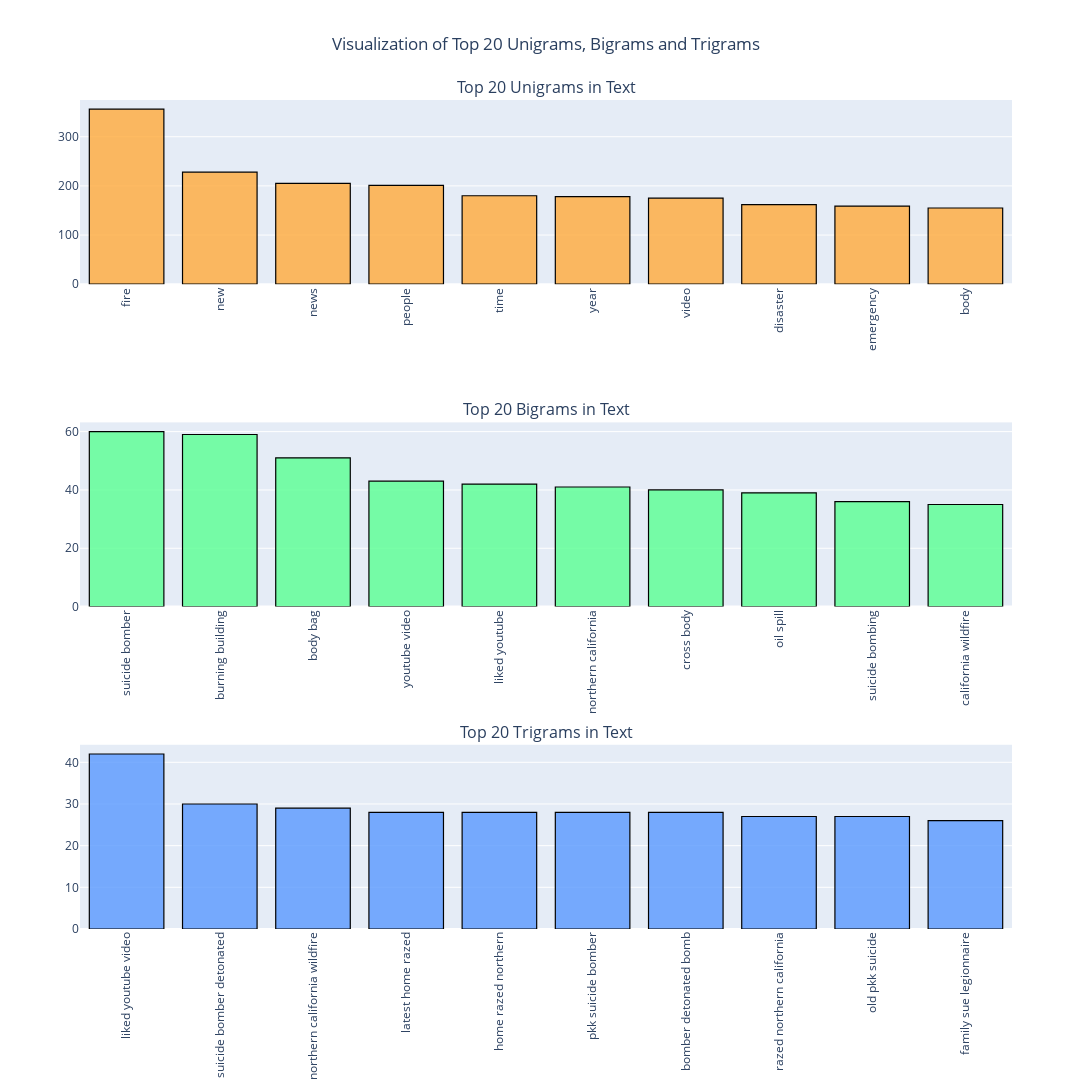

Here is the notebook cell this chart was saved with:
### Code cell
fig = make_subplots(rows=3, cols=1,subplot_titles=("Top 20 Unigrams in Text", "Top 20 Bigrams in Text","Top 20 Trigrams in Text"))
  
fig.add_trace(
  go.Bar(x=common_uni_df["word"],y=common_uni_df["freq"],marker=dict(color= 'rgba(255, 170, 59,0.8)'),marker_line=dict(color='black'),marker_line_width=1.2),
  row=1, col=1
).add_trace(
  go.Bar(x=common_bi_df["word"],y=common_bi_df["freq"],marker=dict(color= 'rgba(89, 255, 147,0.8)'),marker_line=dict(color='black'),marker_line_width=1.2),
  row=2, col=1
).add_trace(
  go.Bar(x=common_tri_df["word"],y=common_tri_df["freq"],marker=dict(color= 'rgba(89, 153, 255,0.8)'),marker_line=dict(color='black'),marker_line_width=1.2),
  row=3, col=1
).update_layout(title_text="Visualization of Top 20 Unigrams, Bigrams and Trigrams",title_x=0.5,showlegend=False,width=1400,height=1600,).update_xaxes(tickangle=-90).show()

# py.plot(fig,filename='Visualization of Top 20 Unigrams, Bigrams and Trigrams',auto_open=False,show_link=False)

### Figure 1 — Plotly figure (JSON) as saved in the notebook; plotly's stock layout.template omitted (floating-point values rounded to 4 significant figures)
{"data": [{"marker": {"color": "rgba(255, 170, 59,0.8)", "line": {"color": "black", "width": 1.2}}, "type": "bar", "x": ["fire", "new", "news", "people", "time", "year", "video", "disaster", "emergency", "body"], "xaxis": "x", "y": [356, 228, 205, 201, 180, 178, 175, 162, 159, 155], "yaxis": "y"}, {"marker": {"color": "rgba(89, 255, 147,0.8)", "line": {"color": "black", "width": 1.2}}, "type": "bar", "x": ["suicide bomber", "burning building", "body bag", "youtube video", "liked youtube", "northern california", "cross body", "oil spill", "suicide bombing", "california wildfire"], "xaxis": "x2", "y": [60, 59, 51, 43, 42, 41, 40, 39, 36, 35], "yaxis": "y2"}, {"marker": {"color": "rgba(89, 153, 255,0.8)", "line": {"color": "black", "width": 1.2}}, "type": "bar", "x": ["liked youtube video", "suicide bomber detonated", "northern california wildfire", "latest home razed", "home razed northern", "pkk suicide bomber", "bomber detonated bomb", "razed northern california", "old pkk suicide", "family sue legionnaire"], "xaxis": "x3", "y": [42, 30, 29, 28, 28, 28, 28, 27, 27, 26], "yaxis": "y3"}], "layout": {"annotations": [{"font": {"size": 16}, "showarrow": false, "text": "Top 20 Unigrams in Text", "x": 0.5, "xanchor": "center", "xref": "paper", "y": 1, "yanchor": "bottom", "yref": "paper"}, {"font": {"size": 16}, "showarrow": false, "text": "Top 20 Bigrams in Text", "x": 0.5, "xanchor": "center", "xref": "paper", "y": 0.6111, "yanchor": "bottom", "yref": "paper"}, {"font": {"size": 16}, "showarrow": false, "text": "Top 20 Trigrams in Text", "x": 0.5, "xanchor": "center", "xref": "paper", "y": 0.2222, "yanchor": "bottom", "yref": "paper"}], "height": 1600, "showlegend": false, "title": {"text": "Visualization of Top 20 Unigrams, Bigrams and Trigrams", "x": 0.5}, "width": 1400, "xaxis": {"anchor": "y", "domain": [0, 1], "tickangle": -90, "type": "category", "range": [-0.5, 9.5], "autorange": true}, "xaxis2": {"anchor": "y2", "domain": [0, 1], "tickangle": -90, "type": "category", "range": [-0.5, 9.5], "autorange": true}, "xaxis3": {"anchor": "y3", "domain": [0, 1], "tickangle": -90, "type": "category", "range": [-0.5, 9.5], "autorange": true}, "yaxis": {"anchor": "x", "domain": [0.7778, 1], "type": "linear", "range": [0, 374.7], "autorange": true}, "yaxis2": {"anchor": "x2", "domain": [0.3889, 0.6111], "type": "linear", "range": [0, 63.16], "autorange": true}, "yaxis3": {"anchor": "x3", "domain": [0, 0.2222], "type": "linear", "range": [0, 44.21], "autorange": true}}}
